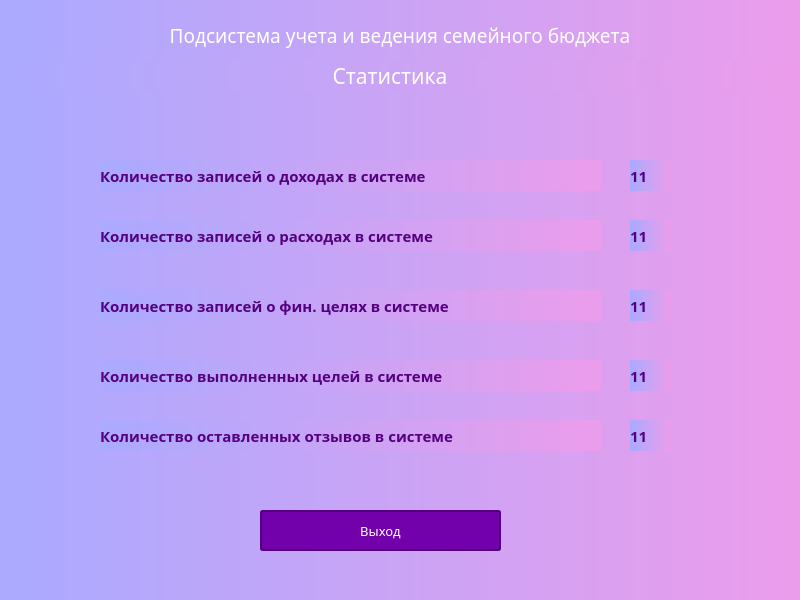
<?xml version="1.0" encoding="UTF-8"?>
<ui version="4.0">
 <class>Dialog</class>
 <widget class="QDialog" name="Dialog">
  <property name="geometry">
   <rect>
    <x>0</x>
    <y>0</y>
    <width>800</width>
    <height>600</height>
   </rect>
  </property>
  <property name="minimumSize">
   <size>
    <width>800</width>
    <height>600</height>
   </size>
  </property>
  <property name="maximumSize">
   <size>
    <width>800</width>
    <height>600</height>
   </size>
  </property>
  <property name="windowTitle">
   <string>Dialog</string>
  </property>
  <property name="styleSheet">
   <string notr="true">background-color: qlineargradient(spread:pad, x1:0, y1:0, x2:1, y2:0, stop:0 rgb(170, 170, 255), stop:1 rgb(235, 157, 235));</string>
  </property>
  <widget class="QLabel" name="label_2">
   <property name="geometry">
    <rect>
     <x>-10</x>
     <y>60</y>
     <width>800</width>
     <height>31</height>
    </rect>
   </property>
   <property name="minimumSize">
    <size>
     <width>800</width>
     <height>0</height>
    </size>
   </property>
   <property name="maximumSize">
    <size>
     <width>800</width>
     <height>16777215</height>
    </size>
   </property>
   <property name="font">
    <font>
     <family>Century Gothic</family>
     <pointsize>16</pointsize>
    </font>
   </property>
   <property name="styleSheet">
    <string notr="true">color: rgb(255, 255, 255);</string>
   </property>
   <property name="frameShadow">
    <enum>QFrame::Plain</enum>
   </property>
   <property name="text">
    <string>Статистика</string>
   </property>
   <property name="alignment">
    <set>Qt::AlignCenter</set>
   </property>
  </widget>
  <widget class="QLabel" name="label">
   <property name="geometry">
    <rect>
     <x>0</x>
     <y>20</y>
     <width>800</width>
     <height>31</height>
    </rect>
   </property>
   <property name="minimumSize">
    <size>
     <width>800</width>
     <height>0</height>
    </size>
   </property>
   <property name="maximumSize">
    <size>
     <width>800</width>
     <height>16777215</height>
    </size>
   </property>
   <property name="font">
    <font>
     <family>Century Gothic</family>
     <pointsize>14</pointsize>
    </font>
   </property>
   <property name="styleSheet">
    <string notr="true">color: rgb(255, 255, 255);</string>
   </property>
   <property name="frameShadow">
    <enum>QFrame::Plain</enum>
   </property>
   <property name="text">
    <string>Подсистема учета и ведения семейного бюджета</string>
   </property>
   <property name="alignment">
    <set>Qt::AlignCenter</set>
   </property>
  </widget>
  <widget class="QLabel" name="label_3">
   <property name="geometry">
    <rect>
     <x>100</x>
     <y>160</y>
     <width>501</width>
     <height>31</height>
    </rect>
   </property>
   <property name="font">
    <font>
     <family>Century Gothic</family>
     <pointsize>11</pointsize>
     <weight>75</weight>
     <bold>true</bold>
    </font>
   </property>
   <property name="styleSheet">
    <string notr="true">color: rgb(85, 0, 127);</string>
   </property>
   <property name="text">
    <string>Количество записей о доходах в системе</string>
   </property>
  </widget>
  <widget class="QLabel" name="label_4">
   <property name="geometry">
    <rect>
     <x>100</x>
     <y>220</y>
     <width>501</width>
     <height>31</height>
    </rect>
   </property>
   <property name="font">
    <font>
     <family>Century Gothic</family>
     <pointsize>11</pointsize>
     <weight>75</weight>
     <bold>true</bold>
    </font>
   </property>
   <property name="styleSheet">
    <string notr="true">color: rgb(85, 0, 127);</string>
   </property>
   <property name="text">
    <string>Количество записей о расходах в системе</string>
   </property>
  </widget>
  <widget class="QLabel" name="label_5">
   <property name="geometry">
    <rect>
     <x>100</x>
     <y>290</y>
     <width>501</width>
     <height>31</height>
    </rect>
   </property>
   <property name="font">
    <font>
     <family>Century Gothic</family>
     <pointsize>11</pointsize>
     <weight>75</weight>
     <bold>true</bold>
    </font>
   </property>
   <property name="styleSheet">
    <string notr="true">color: rgb(85, 0, 127);</string>
   </property>
   <property name="text">
    <string>Количество записей о фин. целях в системе</string>
   </property>
  </widget>
  <widget class="QLabel" name="label_6">
   <property name="geometry">
    <rect>
     <x>100</x>
     <y>360</y>
     <width>501</width>
     <height>31</height>
    </rect>
   </property>
   <property name="font">
    <font>
     <family>Century Gothic</family>
     <pointsize>11</pointsize>
     <weight>75</weight>
     <bold>true</bold>
    </font>
   </property>
   <property name="styleSheet">
    <string notr="true">color: rgb(85, 0, 127);</string>
   </property>
   <property name="text">
    <string>Количество выполненных целей в системе</string>
   </property>
  </widget>
  <widget class="QLabel" name="numIncomes">
   <property name="geometry">
    <rect>
     <x>630</x>
     <y>160</y>
     <width>41</width>
     <height>31</height>
    </rect>
   </property>
   <property name="font">
    <font>
     <family>Century Gothic</family>
     <pointsize>11</pointsize>
     <weight>75</weight>
     <bold>true</bold>
    </font>
   </property>
   <property name="styleSheet">
    <string notr="true">color: rgb(85, 0, 127);</string>
   </property>
   <property name="text">
    <string>11</string>
   </property>
  </widget>
  <widget class="QLabel" name="numExpenses">
   <property name="geometry">
    <rect>
     <x>630</x>
     <y>220</y>
     <width>41</width>
     <height>31</height>
    </rect>
   </property>
   <property name="font">
    <font>
     <family>Century Gothic</family>
     <pointsize>11</pointsize>
     <weight>75</weight>
     <bold>true</bold>
    </font>
   </property>
   <property name="styleSheet">
    <string notr="true">color: rgb(85, 0, 127);</string>
   </property>
   <property name="text">
    <string>11</string>
   </property>
  </widget>
  <widget class="QLabel" name="numAims">
   <property name="geometry">
    <rect>
     <x>630</x>
     <y>290</y>
     <width>41</width>
     <height>31</height>
    </rect>
   </property>
   <property name="font">
    <font>
     <family>Century Gothic</family>
     <pointsize>11</pointsize>
     <weight>75</weight>
     <bold>true</bold>
    </font>
   </property>
   <property name="styleSheet">
    <string notr="true">color: rgb(85, 0, 127);</string>
   </property>
   <property name="text">
    <string>11</string>
   </property>
  </widget>
  <widget class="QLabel" name="numCompletedAims">
   <property name="geometry">
    <rect>
     <x>630</x>
     <y>360</y>
     <width>41</width>
     <height>31</height>
    </rect>
   </property>
   <property name="font">
    <font>
     <family>Century Gothic</family>
     <pointsize>11</pointsize>
     <weight>75</weight>
     <bold>true</bold>
    </font>
   </property>
   <property name="styleSheet">
    <string notr="true">color: rgb(85, 0, 127);</string>
   </property>
   <property name="text">
    <string>11</string>
   </property>
  </widget>
  <widget class="QLabel" name="label_11">
   <property name="geometry">
    <rect>
     <x>100</x>
     <y>420</y>
     <width>501</width>
     <height>31</height>
    </rect>
   </property>
   <property name="font">
    <font>
     <family>Century Gothic</family>
     <pointsize>11</pointsize>
     <weight>75</weight>
     <bold>true</bold>
    </font>
   </property>
   <property name="styleSheet">
    <string notr="true">color: rgb(85, 0, 127);</string>
   </property>
   <property name="text">
    <string>Количество оставленных отзывов в системе</string>
   </property>
  </widget>
  <widget class="QLabel" name="numFeedbacks">
   <property name="geometry">
    <rect>
     <x>630</x>
     <y>420</y>
     <width>41</width>
     <height>31</height>
    </rect>
   </property>
   <property name="font">
    <font>
     <family>Century Gothic</family>
     <pointsize>11</pointsize>
     <weight>75</weight>
     <bold>true</bold>
    </font>
   </property>
   <property name="styleSheet">
    <string notr="true">color: rgb(85, 0, 127);</string>
   </property>
   <property name="text">
    <string>11</string>
   </property>
  </widget>
  <widget class="QPushButton" name="quitBtn">
   <property name="geometry">
    <rect>
     <x>260</x>
     <y>510</y>
     <width>241</width>
     <height>41</height>
    </rect>
   </property>
   <property name="font">
    <font>
     <family>Century Gothic</family>
     <pointsize>10</pointsize>
    </font>
   </property>
   <property name="styleSheet">
    <string notr="true">QPushButton{
background-color:rgb(114, 0, 171);
border-radius: 3px;
border: 2px solid rgb(85, 0, 127);
color:rgb(255, 255, 255);
}

QPushButton::hover{
	background-color: rgb(108, 0, 162);
	border: 2px solid rgb(108, 0, 162);
}

QPushButton::pressed{
	background-color:rgb(129, 0, 193);
	border-bottom: 2px solid rgb(129, 0, 193);
	border-leftt:  2px solid rgb(129, 0, 193);
	border-right:  2px solid rgb(129, 0, 193);
}


</string>
   </property>
   <property name="text">
    <string>Выход</string>
   </property>
  </widget>
 </widget>
 <resources/>
 <connections/>
</ui>
